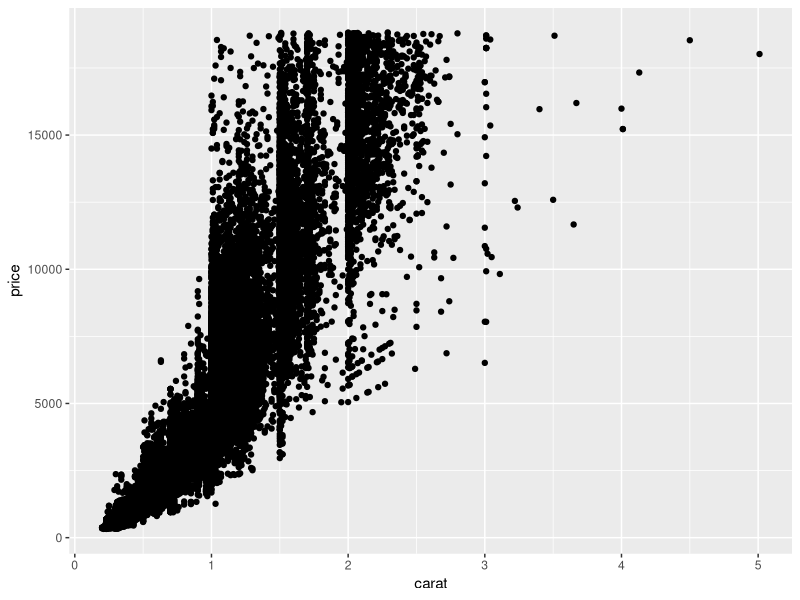
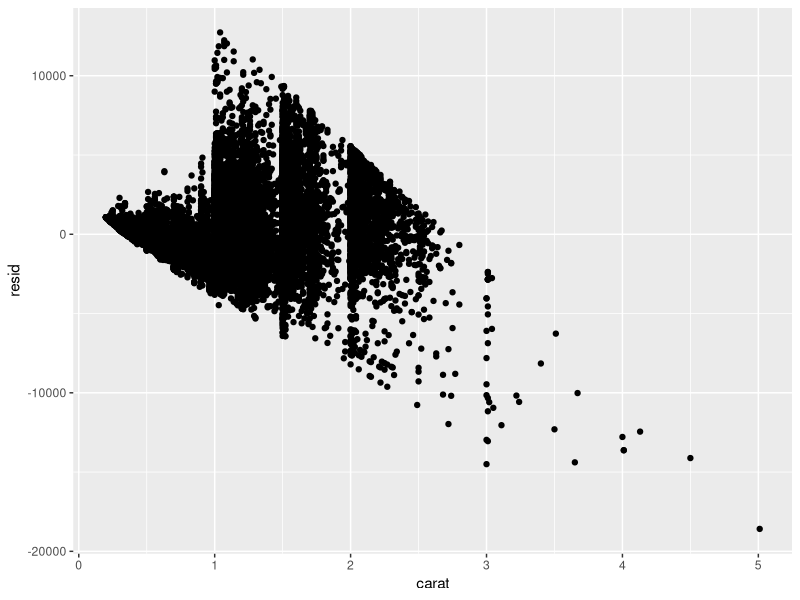
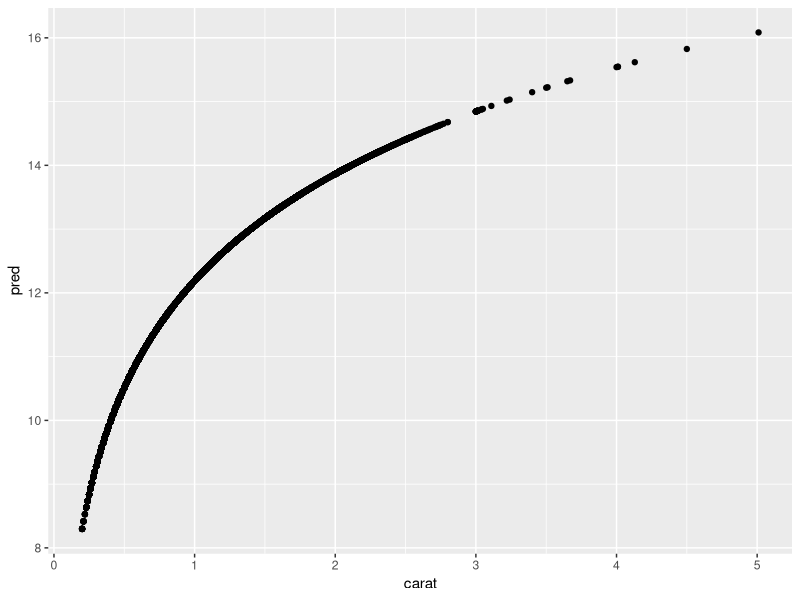
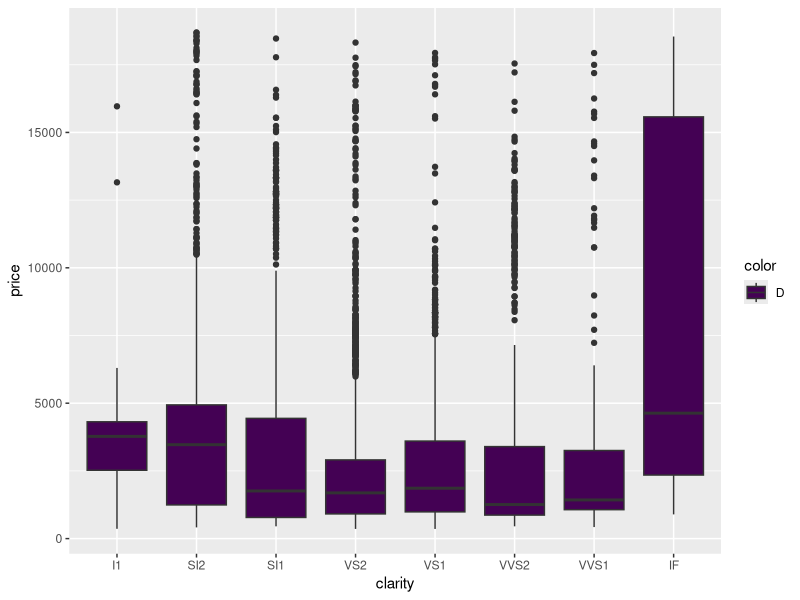

Write R code to recreate these figures, in order. (Note: this script raises an error after producing the figures.)
library(modelr)
library(tidyverse)
library(ggplot2)
view(diamonds)

df=diamonds
ggplot(data=df, aes(x=carat, y=price))+geom_point()

modelin<- lm(price~carat, data=df)
g<- data_grid(df, price)
g<- add_residuals(df, modelin)

ggplot(data = g)+geom_point(aes(x=carat, y=resid))

#
modelin_2<- lm(log2(price)~log2(carat), data=df)
g_2<-data_grid(df, log2(price))
g_2<- add_predictions(df, modelin_2)
ggplot(data=g_2)+geom_point(aes(x=carat, y=pred))

summary(modelin_2)      



#Tarea 4
#dependencia del precio de variables como color


diamonds %>% 
  filter(color=="D") %>% 
  ggplot(aes(x = clarity, y = price, fill = color)) +
  geom_boxplot()


#modelado

df_2 <-  diamonds %>%  
  mutate(buenaCalidad = if_else(diamonds$clarity %in% c("VS1", "VVS2", "VVS1", "IF"), T, F))
  
  
mod_price <- lm(price ~ buenaCalidad, data = df_2)

grid <- data_grid(df_2, mod_price)
